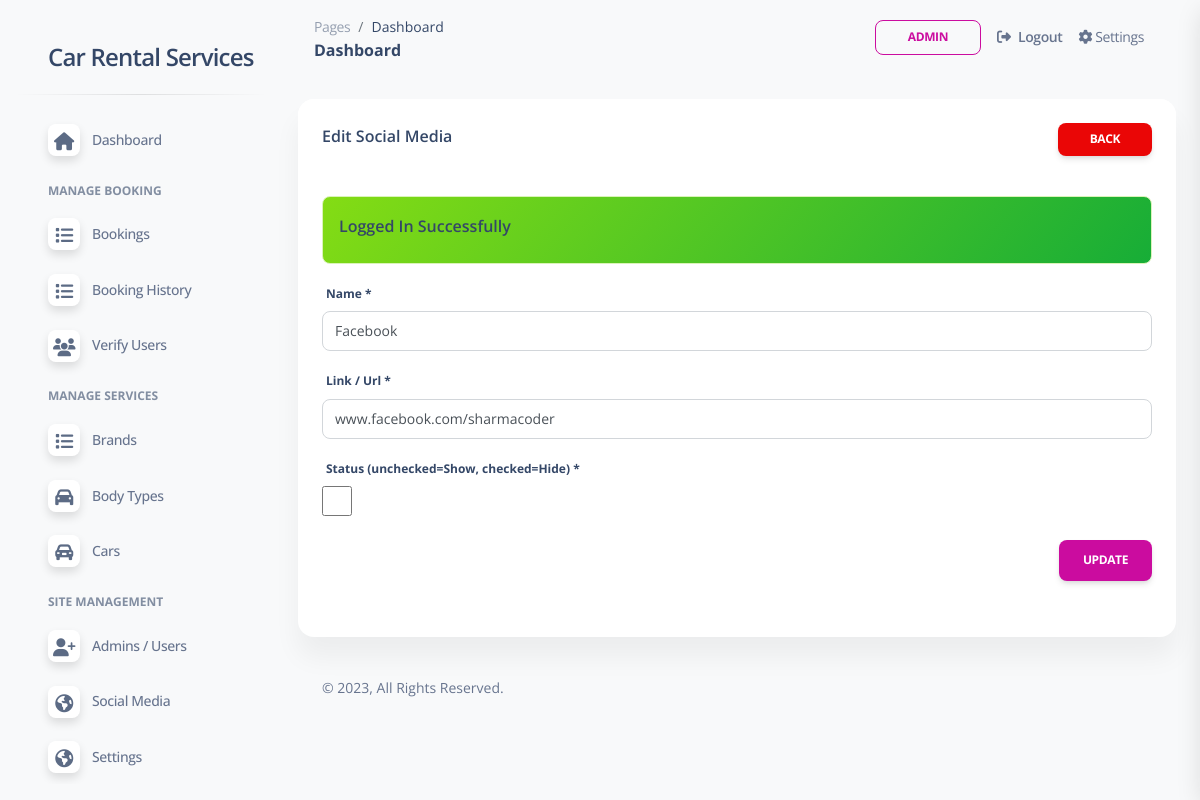
The page /admin/social-media-edit.php?id=1 (signed in) on the database its author committed.
### tables this page shows
CREATE TABLE `web_settings` (
  `id` int(11) UNSIGNED NOT NULL,
  `title` varchar(255) NOT NULL,
  `url` varchar(255) DEFAULT NULL,
  `description` varchar(1000) DEFAULT NULL,
  `logo` varchar(100) DEFAULT NULL,
  `address` varchar(500) DEFAULT NULL,
  `email1` varchar(100) DEFAULT NULL,
  `email2` varchar(100) DEFAULT NULL,
  `phone1` varchar(15) DEFAULT NULL,
  `phone2` varchar(15) DEFAULT NULL
);

CREATE TABLE `social_medias` (
  `id` int(11) UNSIGNED NOT NULL,
  `name` varchar(100) NOT NULL,
  `slug` varchar(150) NOT NULL,
  `status` tinyint(1) DEFAULT 0 COMMENT '0=show,1=hide'
);

### admin/social-media-edit.php (the view, shortened to what this page needs)
<?php include('includes/header.php'); ?>
    <div class="row">
        <div class="col-12">
            <div class="card mb-4">
                <div class="card-header pb-0">
                    <h6>Edit Social Media
                        <a href="social-media.php" class="btn btn-danger btn-sm float-end">Back</a>
                    </h6>
                </div>
                <div class="card-body">
                    <form action="code.php" method="POST">
                        <?php
                            $socialMedia = getById('social_medias',checkParamId('id'));
                            if($socialMedia['status'] == 200){
                        ?>
                        <div class="mb-3">
                            <label>Name *</label>
                            <input type="text" name="name" required value="<?= $socialMedia['data']['name']; ?>" class="form-control" />
                        </div>
                        <div class="mb-3">
                            <label>Link / Url *</label>
                            <input type="text" name="link" required value="<?= $socialMedia['data']['slug']; ?>" class="form-control" />
                        </div>
                        <div class="mb-3">
                            <label>Status (unchecked=Show, checked=Hide)  *</label>
                            <br/>
                            <input type="checkbox" style="width:30px;height:30px;" name="status" <?= $socialMedia['data']['status'] == true ? 'checked':''; ?> />
                        </div>
                        <div class="mb-3 text-end">
                            <button type="submit" name="updateSocialMedia" class="btn btn-primary">Update</button>
                        </div>
                        <?php
                            } else {
                                echo '<h5>'.$socialMedia['message'].'</h5>';
                            }
                        ?>
                    </form>
                </div>
            </div>
        </div>
    </div>
<?php include('includes/footer.php'); ?>

### admin/includes/sidebar.php (shortened to what this page needs)
<?php
$pageName = substr($_SERVER["SCRIPT_NAME"],strrpos($_SERVER["SCRIPT_NAME"],"/")+1);
?>
<aside class="sidenav navbar navbar-vertical navbar-expand-xs border-0 border-radius-xl my-3 fixed-start ms-3 " id="sidenav-main">
    <div class="sidenav-header">
      <a class="navbar-brand m-0" href="dashboard.php" target="_blank">
        <h4><?= webSetting('title') ?? 'Funda Services'; ?></h4>
      </a>
    </div>
    <hr class="horizontal dark mt-0">
    <div class="collapse navbar-collapse w-auto" id="sidenav-collapse-main">
      <ul class="navbar-nav">
        <li class="nav-item">
          <a class="nav-link
            <?= $pageName == "dashboard.php"?'active':'' ?>" href="dashboard.php">
            <div class="icon icon-shape icon-sm shadow border-radius-md bg-white text-center me-2 d-flex align-items-center justify-content-center">
                <i class="fa fa-home <?= $pageName == "dashboard.php"?'text-white':'text-dark' ?>   text-lg"></i>
            </div>
            <span class="nav-link-text ms-1">Dashboard</span>
          </a>
        </li>
        <li class="nav-item mt-3">
          <h6 class="ps-4 ms-2 text-uppercase text-xs font-weight-bolder opacity-6">Manage Booking</h6>
        </li>
        <li class="nav-item">
          <a class="nav-link  <?= $pageName == "bookings.php"?'active':'' ?>"  href="bookings.php">
            <div class="icon icon-shape icon-sm shadow border-radius-md bg-white text-center me-2 d-flex align-items-center justify-content-center">
                <i class="fa fa-list <?= $pageName == "bookings.php"?'text-white':'text-dark' ?>   text-lg"></i>
            </div>
            <span class="nav-link-text ms-1">Bookings</span>
          </a>
        </li>
        <li class="nav-item">
          <a class="nav-link <?= $pageName == "booking-history.php"?'active':'' ?>" href="booking-history.php">
            <div class="icon icon-shape icon-sm shadow border-radius-md bg-white text-center me-2 d-flex align-items-center justify-content-center">
                <i class="fa fa-list <?= $pageName == "booking-history.php"?'text-white':'text-dark' ?> text-lg"></i>
            </div>
            <span class="nav-link-text ms-1">Booking History</span>
          </a>
        </li>
        <li class="nav-item">
          <a class="nav-link <?= $pageName == "verify-users.php"?'active':'' ?>" href="verify-users.php">
            <div class="icon icon-shape icon-sm shadow border-radius-md bg-white text-center me-2 d-flex align-items-center justify-content-center">
                <i class="fa fa-users <?= $pageName == "verify-users.php"?'text-white':'text-dark' ?> text-lg"></i>
            </div>
            <span class="nav-link-text ms-1">Verify Users</span>
          </a>
        </li>
        <li class="nav-item mt-3">
          <h6 class="ps-4 ms-2 text-uppercase text-xs font-weight-bolder opacity-6">Manage Services</h6>
        </li>
        <li class="nav-item">
          <a class="nav-link <?= $pageName == "brands.php"?'active':'' ?>" href="brands.php">
            <div class="icon icon-shape icon-sm shadow border-radius-md bg-white text-center me-2 d-flex align-items-center justify-content-center">
                <i class="fa fa-list <?= $pageName == "brands.php"?'text-white':'text-dark' ?>   text-lg"></i>
            </div>
            <span class="nav-link-text ms-1">Brands</span>
          </a>
        </li>
        <li class="nav-item">
          <a class="nav-link
            <?= $pageName == "body-types.php"?'active':'' ?>"
            href="body-types.php">
            <div class="icon icon-shape icon-sm shadow border-radius-md bg-white text-center me-2 d-flex align-items-center justify-content-center">
                <i class="fa fa-car <?= $pageName == "body-types.php"?'text-white':'text-dark' ?>   text-lg"></i>
            </div>
            <span class="nav-link-text ms-1">Body Types</span>
          </a>
        </li>
        <li class="nav-item">
          <a class="nav-link <?= $pageName == "cars.php"?'active':'' ?>" href="cars.php">
            <div class="icon icon-shape icon-sm shadow border-radius-md bg-white text-center me-2 d-flex align-items-center justify-content-center">
                <i class="fa fa-car-alt <?= $pageName == "cars.php"?'text-white':'text-dark' ?>   text-lg"></i>
            </div>
            <span class="nav-link-text ms-1">Cars</span>
          </a>
        </li>
        <li class="nav-item mt-3">
          <h6 class="ps-4 ms-2 text-uppercase text-xs font-weight-bolder opacity-6">Site Management</h6>
        </li>
        <li class="nav-item">
          <a class="nav-link <?= $pageName == "users.php"?'active':'' ?>" href="users.php">
            <div class="icon icon-shape icon-sm shadow border-radius-md bg-white text-center me-2 d-flex align-items-center justify-content-center">
                <i class="fa fa-user-plus <?= $pageName == "users.php"?'text-white':'text-dark' ?>   text-lg"></i>
            </div>
            <span class="nav-link-text ms-1">Admins / Users</span>
          </a>
        </li>
        <li class="nav-item">
          <a class="nav-link <?= $pageName == "social-media.php"?'active':'' ?>" href="social-media.php">
            <div class="icon icon-shape icon-sm shadow border-radius-md bg-white text-center me-2 d-flex align-items-center justify-content-center">
                <i class="fa fa-globe <?= $pageName == "social-media.php"?'text-white':'text-dark' ?>   text-lg"></i>
            </div>
            <span class="nav-link-text ms-1">Social Media</span>
          </a>
        </li>
        <li class="nav-item">
          <a class="nav-link <?= $pageName == "settings.php"?'active':'' ?>"
          href="settings.php">
            <div class="icon icon-shape icon-sm shadow border-radius-md bg-white text-center me-2 d-flex align-items-center justify-content-center">
                <i class="fa fa-globe <?= $pageName == "settings.php"?'text-white':'text-dark' ?> text-lg" ></i>
            </div>
            <span class="nav-link-text ms-1">Settings</span>
          </a>
        </li>
      </ul>
    </div>
  </aside>

### admin/assets/css/nucleo-svg.css (style rules this page uses)
.icon { display: inline-block; color: #111111; height: 1em; width: 1em; }
.icon-sm { height: 0.8em; width: 0.8em; }
.icon { fill: currentColor; stroke: none; }

### rows shown on the page
web_settings: title "Car Rental Services"
social_medias: name "Facebook", link "www.facebook.com/sharmacoder"

### other values the page prints
$_SESSION['loggedInUser']['name'] "ADMIN"
$_SESSION['status'] "Logged In Successfully"
